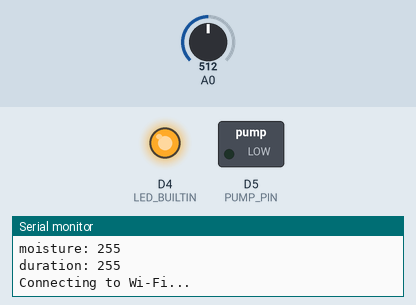
A program run on a simulated ESP8266 (Wemos D1 mini). Parts: switched loads named in the program (green lamp = pin HIGH), output pins drawn as LEDs (lit = HIGH, except the on-board LED, lit = LOW), the last lines printed to the serial monitor. The inputs (shaded band) are chosen by the test bench; at power-on: A0 = 512. WiFi joins after 1.5 s; servers stay silent unless stated; EEPROM starts erased; no MQTT or app messages arrive unless stated.

Above: at 0.1 s.
At 1.6 s:
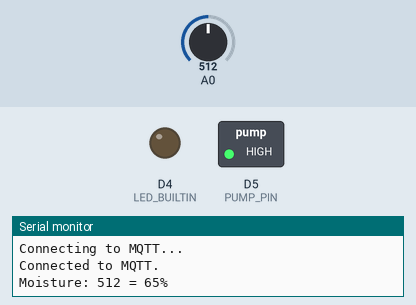
Timing chart, 0 to 3.1 s (numbered marks = the images above):
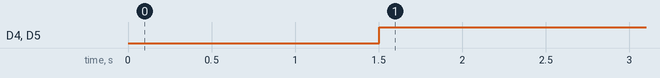

Measured:
- by itself, D4 (LED_BUILTIN), D5 (PUMP_PIN): LOW → HIGH at 1.5 s

The program:

main.cpp
```cpp
#include <AsyncMqttClient.h>
#include <ESP8266WiFi.h>
#include <Ticker.h>
#include <EEPROM.h>
#include <ArduinoJson.h>
#include "config.h"

AsyncMqttClient mqttClient;
Ticker mqttReconnectTimer;

WiFiEventHandler wifiConnectHandler;
WiFiEventHandler wifiDisconnectHandler;
Ticker wifiReconnectTimer;

Ticker readTimer;
Ticker waterTimer;

struct {
    uint8_t moisture = 80;
    uint8_t duration = 10;
} state;

StaticJsonDocument<JSON_OBJECT_SIZE(2)> jsonDocument;
char sendBuffer[JSON_OBJECT_SIZE(2)];

void water(bool stop = false) {
    if (stop) {
        digitalWrite(config::PUMP_PIN, LOW);

        mqttClient.publish("plant/room1-plant/watered", 0, false, "true");
    } else {
        digitalWrite(config::PUMP_PIN, HIGH);

        waterTimer.once(state.duration, water, true);
    }
}

void read(bool sendConfigState = false) {
    auto moisture = (uint8_t) (
            100 - map(
                    analogRead(A0),
                    config::SENSOR_CALIBRATION_MIN,
                    config::SENSOR_CALIBRATION_MAX,
                    0,
                    100
            )
    );

    Serial.print(F("Moisture: "));
    Serial.print(analogRead(A0));
    Serial.print(" = ");
    Serial.print(moisture);
    Serial.println("%");

    if (moisture <= state.moisture) {
        water();
    }

    String payload = "{\"moisture\":";
    payload += moisture;

    if (sendConfigState) {
        payload += ",\"minMoisture\":";
        payload += state.moisture;
        payload += ",\"duration\":";
        payload += state.duration;
    }

    payload += "}";

    mqttClient.publish("plant/room1-plant", 0, false, payload.c_str());
}

void connectToWifi() {
    Serial.println(F("Connecting to Wi-Fi..."));
    WiFi.begin(config::WIFI_SSID, config::WIFI_PASSWORD);
}

void connectToMqtt() {
    Serial.println(F("Connecting to MQTT..."));
    mqttClient.connect();
}

void onWifiConnect(const WiFiEventStationModeGotIP &) {
    connectToMqtt();
}

void onWifiDisconnect(const WiFiEventStationModeDisconnected &event) {
    Serial.print(F("Disconnected from Wi-Fi: "));
    Serial.println(event.reason);
    digitalWrite(LED_BUILTIN, LOW);

    mqttReconnectTimer.detach();
    wifiReconnectTimer.once(2, connectToWifi);
}

void onMqttConnect(bool) {
    Serial.println(F("Connected to MQTT."));
    digitalWrite(LED_BUILTIN, HIGH);

    // Subscribe to topics:
    mqttClient.subscribe("plant/room1-plant/water", 0);
    mqttClient.subscribe("plant/room1-plant/set", 0);

    // Send current state
    read(true);
}

void onMqttDisconnect(AsyncMqttClientDisconnectReason reason) {
    Serial.print(F("Disconnected from MQTT. Reason: "));
    Serial.println((int) reason);

    digitalWrite(LED_BUILTIN, LOW);

    if (WiFi.isConnected()) {
        mqttReconnectTimer.once(2, connectToMqtt);
    }
}

void onMqttMessage(char *topic, char *payload, AsyncMqttClientMessageProperties, size_t length, size_t, size_t) {
    if (strcmp(topic, "plant/room1-plant/water") == 0) {
        water();
    } else {
        strncpy(sendBuffer, payload, length);
        sendBuffer[length] = '\0';

        deserializeJson(jsonDocument, payload, length);

        state.moisture = (uint8_t) jsonDocument["minMoisture"];
        state.duration = (uint8_t) jsonDocument["duration"];

        read(true);     // Read & send applied parameters

        // Save state to the memory
        EEPROM.put(0, state);
        EEPROM.commit();
    }
}

void setup() {
    Serial.begin(115200);
    Serial.println();

    pinMode(config::PUMP_PIN, OUTPUT);
    pinMode(LED_BUILTIN, OUTPUT);

    digitalWrite(LED_BUILTIN, LOW);

    // Load state from the memory
    EEPROM.begin(sizeof(state));
    EEPROM.get(0, state);

    // Save default values if was not set
    if (state.moisture == 0) {
        state.moisture = 80;
    }

    if (state.duration == 0) {
        state.moisture = 10;
    }

    EEPROM.put(0, state);
    EEPROM.commit();

    Serial.println(F("Loaded state from memory: "));
    Serial.print(F("moisture: "));
    Serial.println(state.moisture);
    Serial.print(F("duration: "));
    Serial.println(state.duration);

    wifiConnectHandler = WiFi.onStationModeGotIP(onWifiConnect);
    wifiDisconnectHandler = WiFi.onStationModeDisconnected(onWifiDisconnect);

    mqttClient.onConnect(onMqttConnect);
    mqttClient.onDisconnect(onMqttDisconnect);
    mqttClient.onMessage(onMqttMessage);
    mqttClient.setServer(config::MQTT_HOST, config::MQTT_PORT);
    mqttClient.setClientId(config::MQTT_ID);
    mqttClient.setCredentials("device", config::MQTT_PASSWORD);

    readTimer.attach(config::SENSOR_READ_INTERVAL, read, false);

    connectToWifi();
}

void loop() {}
```

config.h
```cpp
#ifndef ROOM1_SECONDARY_LIGHT_CONFIG_H
#define ROOM1_SECONDARY_LIGHT_CONFIG_H

#include <Arduino.h>

namespace config {
    const char WIFI_SSID[] = "Solomaha";
    const char WIFI_PASSWORD[] = "solomakha21";

    const auto MQTT_HOST = IPAddress(192, 168, 1, 230);
    const uint16_t MQTT_PORT = 1883;
    const char MQTT_ID[] = "room1-plant";
    const char MQTT_PASSWORD[] = "hjdfhukfunecagngnfefrvjkhmlumiyervgdf";

    const uint8_t PUMP_PIN = D5;

    const uint8_t SENSOR_READ_INTERVAL = 60 * 3;    // 3 minutes

    const uint16_t SENSOR_CALIBRATION_MIN = 361;
    const uint16_t SENSOR_CALIBRATION_MAX = 797;
}

#endif
```
